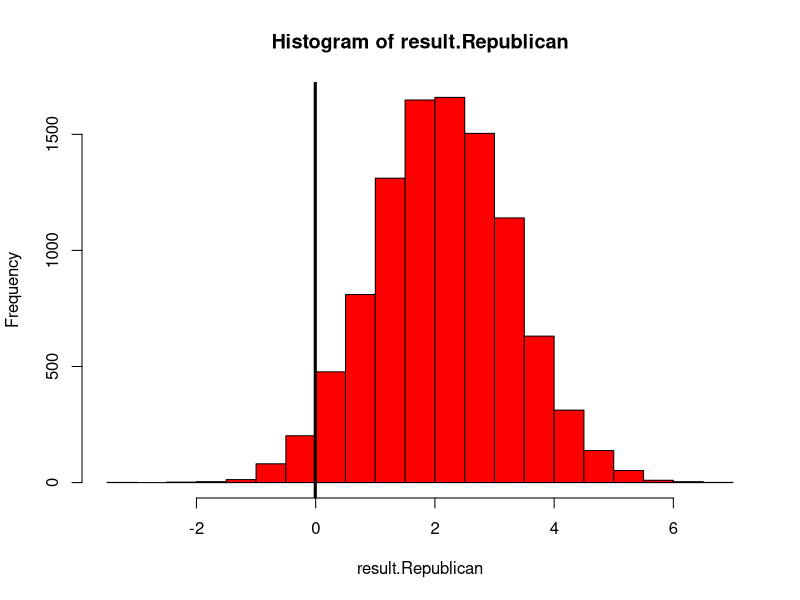
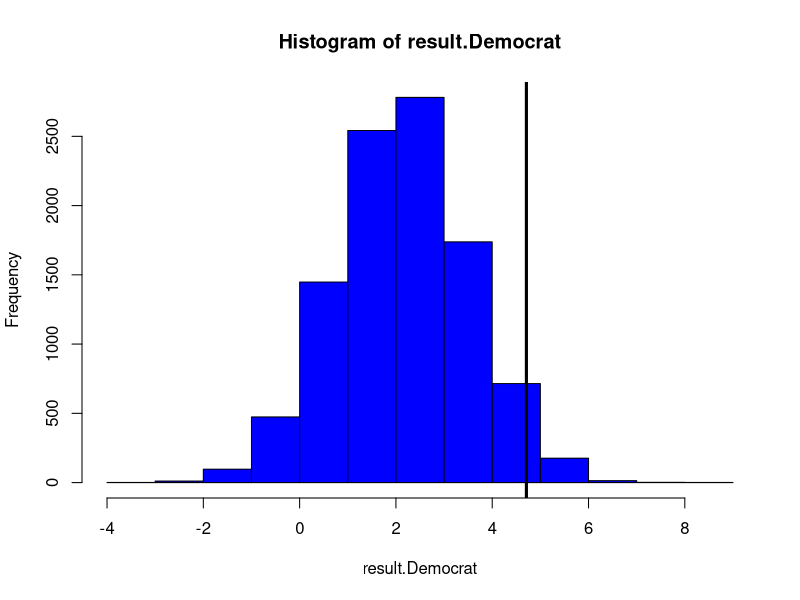

Recreate these plots in R, in order. (Note: this script raises an error after producing the figures.)
#This is where our main code for our project will go!
DJI <- read.csv("DJI.csv"); head(DJI)

#Create 'Regime' Categories (Regan, Bush, etc.)
DJI["Regime"] <- "None" #Set blank column

#Set the dates for each regime
#Each 'term' is denoted from inaugaration day 
#to the day before the next regime's inaugaration day
dates <- sapply(DJI["Date"], function(x) as.Date(x)) #Convert CSV date character objects 
#to date objects
DJI[dates < as.Date("1989-01-20"), "Regime"] <- "RR"
DJI[dates >= as.Date("1989-01-20") & dates < as.Date("1993-01-20"), "Regime"] <- "GHWB"
DJI[dates >= as.Date("1993-01-20") & dates < as.Date("2001-01-20"), "Regime"] <- "BC"
DJI[dates >= as.Date("2001-01-20") & dates < as.Date("2009-01-20"), "Regime"] <- "GWB"
DJI[dates >= as.Date("2009-01-20") & dates < as.Date("2017-01-20"), "Regime"] <- "BO"
DJI[dates >= as.Date("2017-01-20"), "Regime"] <- "DJT"

#Create a binary category for the political party in control of the White House 
#(Republican = 1, Democrat = 0)
Republican <- (DJI$Regime == "RR") | (DJI$Regime == "GHWB") | (DJI$Regime == "GWB") | (DJI$Regime == "DJT")
DJI <- data.frame(DJI, Republican); head(DJI); sum(Republican); mean(Republican)

#Create a binary category for expansion vs recession year
DJI["Recession"] <- FALSE

#Extract years from date column
DJI.year <- format(as.Date(DJI$Date),"%Y")

#Set the dates
DJI[DJI.year == 1980, "Recession"] <- TRUE
DJI[DJI.year >= 1981 | DJI.year  <= 1981, "Recession"] <- TRUE
DJI[DJI.year >= 1990 | DJI.year  <= 1991, "Recession"] <- TRUE
DJI[DJI.year == 2001, "Recession"] <- TRUE
DJI[DJI.year >= 2007 | DJI.year <= 2009, "Recession"] <- TRUE
DJI[DJI.year >= 2020, "Recession"] <- TRUE

#Set up indices for permutation test by party and president 
index.Republican <- DJI$Republican ; sum(index.Republican) # 4822, matches
index.RR <- (DJI$Regime == "RR") ; sum(index.RR) # 1005
index.GHWB <- (DJI$Regime == "GHWB") ; sum(index.GHWB) # 1011
index.BC <- (DJI$Regime == "BC") ; sum(index.BC) # 2021
index.GWB <- (DJI$Regime == "GWB") ; sum(index.GWB) # 2009
index.BO <- (DJI$Regime == "BO") ; sum(index.BO) # 2015
index.DJT <- (DJI$Regime == "DJT") ; sum(index.DJT) # 797
dim(DJI) ; sum(c(index.RR, index.GHWB, index.BC, index.GWB, index.BO, index.DJT)) # 8858, matches

# Create vector for difference between daily Open values
Open <- DJI$Open
N <- length(Open) ; diffs <- numeric(N - 1)
for (i in 1:N - 1) {
  diffs[i] <- Open[i + 1] - Open[i]
}
head(diffs) ; length(diffs) ; mean(diffs) ; var(diffs) ; sum(diffs) # whopping 13760.49 for variance

chg <- numeric(nrow(DJI))
chg[1] <- 0 ; chg[2:nrow(DJI)] <- diffs; chg <- data.frame(chg)
DJI <- data.frame(DJI,chg); head(DJI)

diffs.Republican <- diffs[index.Republican[-1]]
mu.RepDiffs <- mean(diffs.Republican) # -.006959248
diffs.Democrat <- diffs[!(index.Republican[-1])]
mu.DemDiffs <- mean(diffs.Democrat)
mean(diffs.Democrat) # 4.709857
# The means seem different, but given the large variance, this is doubtful.

#Permutation Test
N <- 10^4; result.Republican <- numeric(N); result.Democrat <- numeric(N)
for (i in 1:N) {
  smpl <- sample(index.Republican[-1], replace = FALSE)
  smpl.Republican <- diffs[smpl]
  smpl.Democrat <- diffs[!smpl]
  result.Republican[i] <- mean(smpl.Republican)
  result.Democrat[i] <- mean(smpl.Democrat)
}

#Republican Result
hist(result.Republican, col = "red")
abline(v = mu.RepDiffs, col = "black", lwd = 3)
mean(result.Republican >= mu.RepDiffs) #97% chance of seeing this statistic thus it is not statistically significant.

#Democrat Result
hist(result.Democrat, col = "blue")
abline(v = mu.DemDiffs, col = "black", lwd = 3)
mean(result.Democrat >= mu.DemDiffs) #2% chance. Whoa, the mean is statistically significant....

#Combined Attempt (I'm not sure if I did this right either! So you guys are welcome to check and delete if wrong)
RepAvg <- sum(DJI$chg*(DJI$Republican==TRUE))/sum(DJI$Republican==TRUE) ; RepMu
DemAvg <- sum(DJI$chg*(DJI$Republican==FALSE))/sum(DJI$Republican==FALSE) ; DemMu
Obs <-  DemAvg - RepAvg; Obs

N <- 10^4 #number of simulations
diffs <- numeric(N) #this is the vector that will store our simmulated differences
for(i in 1:N){
  Rep <- sample(DJI$Republican) #This is our permuted party column
  RepMu <- sum(DJI$chg*(Rep==TRUE))/sum(Rep==TRUE) ; RepMu
  DemMu <- sum(DJI$chg*(Rep==FALSE))/sum(Rep==FALSE) ; DemMu
  diffs[i] <- DemMu - RepMu
}
mean(diffs) #inspecting that these are indeed close to zero
hist(diffs, breaks = "FD", probability = TRUE)
abline(v = Obs, col = "red")
pvalue <-  (sum(diffs >= Obs)+1)/(N+1) ; pvalue

#Bruno: I think one good way to show that the data has infinite variance is to show that it cannot be
#modeled with a Normal distribution. (Then we can fit something like a Cauchy distribution later)
#I'm open to taking this out, but I thought we could try to get feedback on it at least!
#So what we are checking is if the daily price fluxes for the Dow Jones have infinite variance
hist(DJI$chg, breaks = "FD", probability = TRUE) #already doesn't look super promising
mu <- mean(DJI$chg)
sigma <- sd(DJI$chg)
curve(dnorm(x,mu,sigma), from = -2500, to = 1000, add = TRUE, col = "red")
n1 <- qnorm(0.1, mu, sigma); n1    #10% of the normal distribution lies below this value
pnorm(n1, mu, sigma)       
mean(DJI$chg <= n1) #6.2%, not great, we would epxect something closer to 10% if it were Normal
#Now let's create a vector of deciles so that we can split our data and see if it falls as expected
dec <- qnorm(seq(0.0,1,by = 0.1), mu,sigma); dec  #11 bins
Exp <- rep(length(DJI$chg)/10,10); Exp 
binchg <- numeric(10)
for(i in 1:10){
  binchg[i] <- sum((DJI$chg >= dec[i]) & (DJI$chg <= dec[i+1] )) ; binchg
}
#Finally we can test for uniformity using a chi-squared test.
ChiStat <- sum((binchg - Exp)^2/Exp); ChiStat #3581.397
#We estimated two parameters (using the sample mean and standard deviation), which costs two degrees of freedom, 
#and we have set the total days to match our sample which costs another so we have 10 - 3 = 7 degrees of freedom
curve(dchisq(x, df = 7), from = 0, to = ChiStat + 5)
abline(v=ChiStat, col = "red") 
pchisq(ChiStat, df = 7, lower.tail = FALSE) # 0
#Given this extremely low chi-square value, it seems that the normal distribution is not a good model (at all)
#for the daily fluxes in the Dow Jones Industrial Average. So let's now check how a model with infinite variance
#fits the data. 
